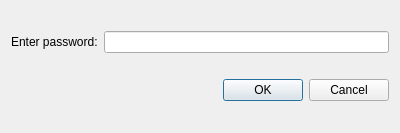
<?xml version="1.0" encoding="UTF-8"?>
<ui version="4.0">
 <class>PasswordDialog</class>
 <widget class="QDialog" name="PasswordDialog">
  <property name="geometry">
   <rect>
    <x>0</x>
    <y>0</y>
    <width>400</width>
    <height>133</height>
   </rect>
  </property>
  <property name="windowTitle">
   <string>Dialog</string>
  </property>
  <layout class="QGridLayout" name="gridLayout">
   <item row="0" column="0">
    <widget class="QLabel" name="label">
     <property name="text">
      <string>Enter password:</string>
     </property>
    </widget>
   </item>
   <item row="0" column="1">
    <widget class="QLineEdit" name="lineEdit_password">
     <property name="echoMode">
      <enum>QLineEdit::Password</enum>
     </property>
    </widget>
   </item>
   <item row="1" column="0" colspan="2">
    <widget class="QDialogButtonBox" name="buttonBox">
     <property name="orientation">
      <enum>Qt::Horizontal</enum>
     </property>
     <property name="standardButtons">
      <set>QDialogButtonBox::Cancel|QDialogButtonBox::Ok</set>
     </property>
    </widget>
   </item>
  </layout>
 </widget>
 <resources/>
 <connections>
  <connection>
   <sender>buttonBox</sender>
   <signal>accepted()</signal>
   <receiver>PasswordDialog</receiver>
   <slot>accept()</slot>
   <hints>
    <hint type="sourcelabel">
     <x>248</x>
     <y>254</y>
    </hint>
    <hint type="destinationlabel">
     <x>157</x>
     <y>274</y>
    </hint>
   </hints>
  </connection>
  <connection>
   <sender>buttonBox</sender>
   <signal>rejected()</signal>
   <receiver>PasswordDialog</receiver>
   <slot>reject()</slot>
   <hints>
    <hint type="sourcelabel">
     <x>316</x>
     <y>260</y>
    </hint>
    <hint type="destinationlabel">
     <x>286</x>
     <y>274</y>
    </hint>
   </hints>
  </connection>
 </connections>
</ui>
